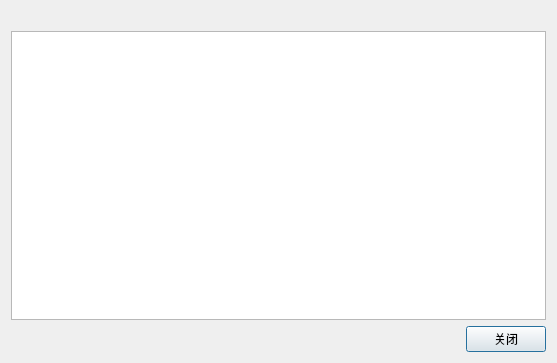
<?xml version="1.0" encoding="UTF-8"?>
<ui version="4.0">
 <class>ParamDialog</class>
 <widget class="QDialog" name="ParamDialog">
  <property name="geometry">
   <rect>
    <x>0</x>
    <y>0</y>
    <width>557</width>
    <height>363</height>
   </rect>
  </property>
  <property name="windowTitle">
   <string>Dialog</string>
  </property>
  <layout class="QVBoxLayout" name="verticalLayout">
   <item>
    <widget class="QLabel" name="textLabel">
     <property name="text">
      <string/>
     </property>
     <property name="wordWrap">
      <bool>true</bool>
     </property>
    </widget>
   </item>
   <item>
    <widget class="ParamTable" name="paramTable">
     <property name="font">
      <font>
       <family>DejaVu Sans Mono</family>
      </font>
     </property>
    </widget>
   </item>
   <item>
    <layout class="QHBoxLayout" name="horizontalLayout">
     <item>
      <spacer name="horizontalSpacer">
       <property name="orientation">
        <enum>Qt::Horizontal</enum>
       </property>
       <property name="sizeHint" stdset="0">
        <size>
         <width>40</width>
         <height>20</height>
        </size>
       </property>
      </spacer>
     </item>
     <item>
      <widget class="QPushButton" name="closeButton">
       <property name="text">
        <string>关闭</string>
       </property>
      </widget>
     </item>
    </layout>
   </item>
  </layout>
 </widget>
 <customwidgets>
  <customwidget>
   <class>ParamTable</class>
   <extends>QTableWidget</extends>
   <header>widgets/paramtable.h</header>
  </customwidget>
 </customwidgets>
 <resources/>
 <connections/>
</ui>
